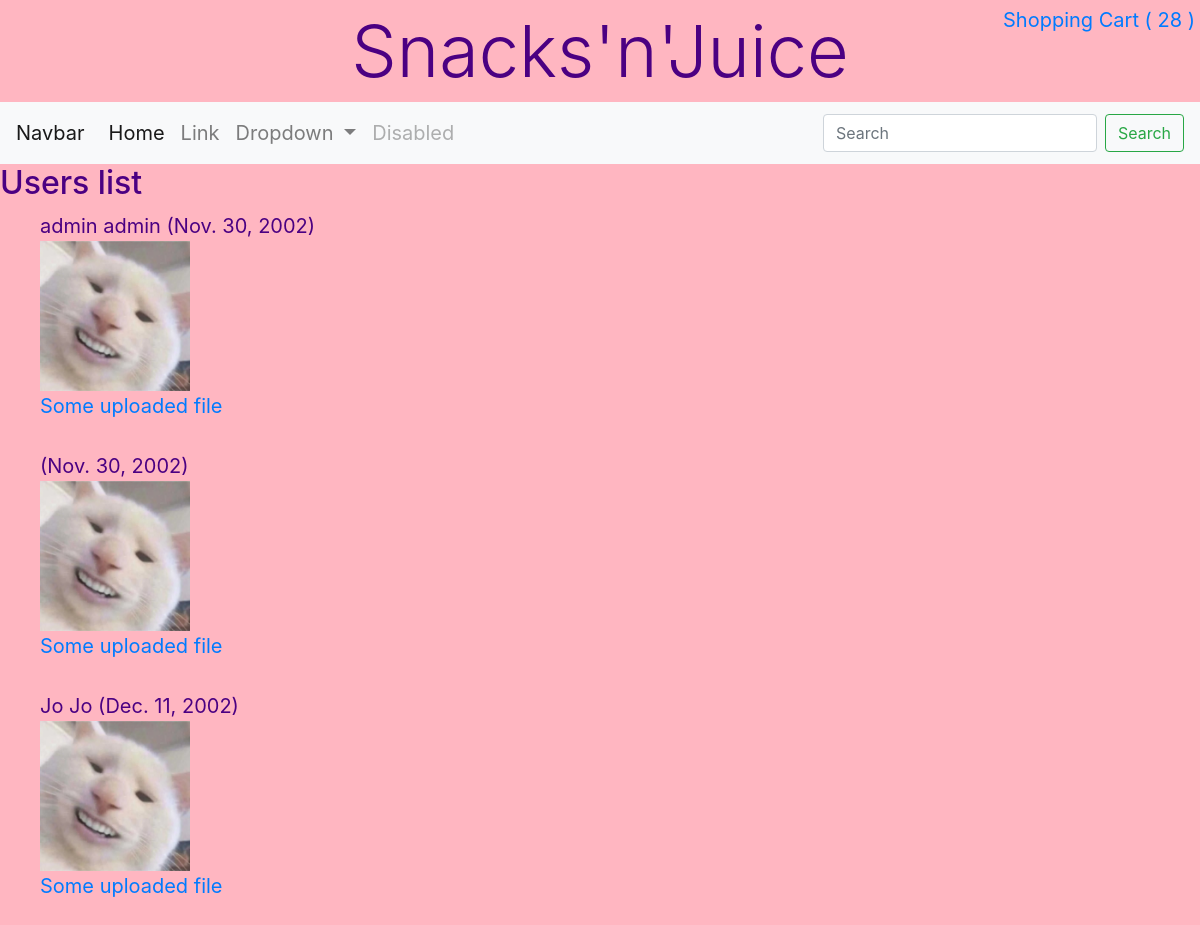
Screenshot of /useradmin/show_myusers/ (signed in) with the database file from the repository.
### Useradmin/models.py (models this page shows, shortened)
class MyUser(AbstractUser):
    USER_TYPES = [
        ('SU', 'superuser'),
        ('CS', 'customer service'),
        ('CU', 'customer'),
    ]
    date_of_birth = models.DateField(default=get_date_20_years_ago())  # Default is 20 years old
    profile_picture = models.ImageField(upload_to='profile_pictures/', blank=True, null=True)
    some_file = models.FileField(upload_to='uploaded_files/', blank=True, null=True)
    type = models.CharField(max_length=2,
                            choices=USER_TYPES,
                            default='CU')
    def count_shopping_cart_items(self):
        count = 0
        if self.is_authenticated:
            shopping_carts = ShoppingCart.objects.filter(benutzer=self)
            if shopping_carts:
                shopping_cart = shopping_carts.first()
                count = shopping_cart.get_number_of_items()
        return count

### Shoppingcart/models.py (models this page shows, shortened)
class ShoppingCart(models.Model):
    zeitstempel = models.DateTimeField(default=timezone.now)
    benutzer = models.ForeignKey(settings.AUTH_USER_MODEL,
                                 on_delete=models.CASCADE,
                                 )
    def get_number_of_items(self):
        number_of_items = 0
        shopping_cart_items = ShoppingCartItem.objects.filter(shopping_cart=self)
        for item in shopping_cart_items:
            number_of_items += item.menge
        return number_of_items

class ShoppingCartItem(models.Model):
    produkt_id = models.IntegerField()
    produkt_name = models.CharField(max_length=100)
    preis = models.DecimalField(decimal_places=2, max_digits=10)
    menge = models.IntegerField(default=1, validators=[MinValueValidator(1)])
    shopping_cart = models.ForeignKey(ShoppingCart,
                                      on_delete=models.CASCADE,
                                      )

### Useradmin/views.py (the view)
# urls.py: path('show_myusers/', views.MyUserListView.as_view(), name='myuser-list'),
class MyUserListView(generic.ListView):
    model = MyUser
    context_object_name = 'all_myusers'
    template_name = 'myuser-list.html'

### Useradmin/templates/myuser-list.html (shortened to what this page needs)
{% extends 'home.html' %}
{% load static %}
{% block content %}
<h2>Users list</h2>
<ul>
    {% for myuser in all_myusers %}
        {{ myuser.first_name }} {{ myuser.last_name }} ({{ myuser.date_of_birth }})<br>
        <img src="{{ myuser.profile_picture.url }}" height="150" width="150"><br>
        <a href="{{ myuser.some_file.url }}">Some uploaded file</a><br>
        <br>
    {% endfor %}
</ul>
{% endblock %}

### templates/home.html (shortened to what this page needs)
{% extends "base.html" %}
{% load static %}
{% block css %}
    <link rel="stylesheet" type="text/css" href="{% static 'css/home_style.css' %}">
{% endblock %}
{% block header %}
    <div class="mw-100 d-flex justify-content-between">
        <div class="display-3 text-center py-2 mx-auto">Snacks'n'Juice</div>
        <a class="position-fixed" style="right: 0.25em; top: 0.25em;" href="{% url 'shopping-cart-show' %}">
            Shopping Cart (
            {% if user.is_authenticated %}
                {{ request.user.count_shopping_cart_items }}
            {% else %}
                0
            {% endif %}
            )
        </a>
    </div>
    <nav class="navbar navbar-expand-lg navbar-light bg-light">
      <a class="navbar-brand" href="#">Navbar</a>
      <div class="collapse navbar-collapse" id="navbarSupportedContent">
        <ul class="navbar-nav mr-auto">
          <li class="nav-item active">
            <a class="nav-link" href="#">Home <span class="sr-only">(current)</span></a>
          </li>
          <li class="nav-item">
            <a class="nav-link" href="#">Link</a>
          </li>
          <li class="nav-item dropdown">
            <a class="nav-link dropdown-toggle" href="#" id="navbarDropdown" role="button" data-toggle="dropdown" aria-haspopup="true" aria-expanded="false">
              Dropdown
            </a>
          </li>
          <li class="nav-item">
            <a class="nav-link disabled" href="#" tabindex="-1" aria-disabled="true">Disabled</a>
          </li>
        </ul>
        <form class="form-inline my-2 my-lg-0">
          <input class="form-control mr-sm-2" type="search" placeholder="Search" aria-label="Search">
          <button class="btn btn-outline-success my-2 my-sm-0" type="submit">Search</button>
        </form>
      </div>
    </nav>
{% endblock %}

### static/css/home_style.css (style rules this page uses)
*, *::after, *::before { box-sizing: border-box; }
body { font-size: 20px; color: indigo; background: lightpink; }

### rows the page displays
MyUser: user.count_shopping_cart_items "28", first_name "Jo", last_name "Jo", date_of_birth "Dec. 11, 2002", profile_picture (picture)
MyUser: first_name "admin", last_name "admin", date_of_birth "Nov. 30, 2002", profile_picture (picture)
MyUser: date_of_birth "Nov. 30, 2002", profile_picture (picture)
